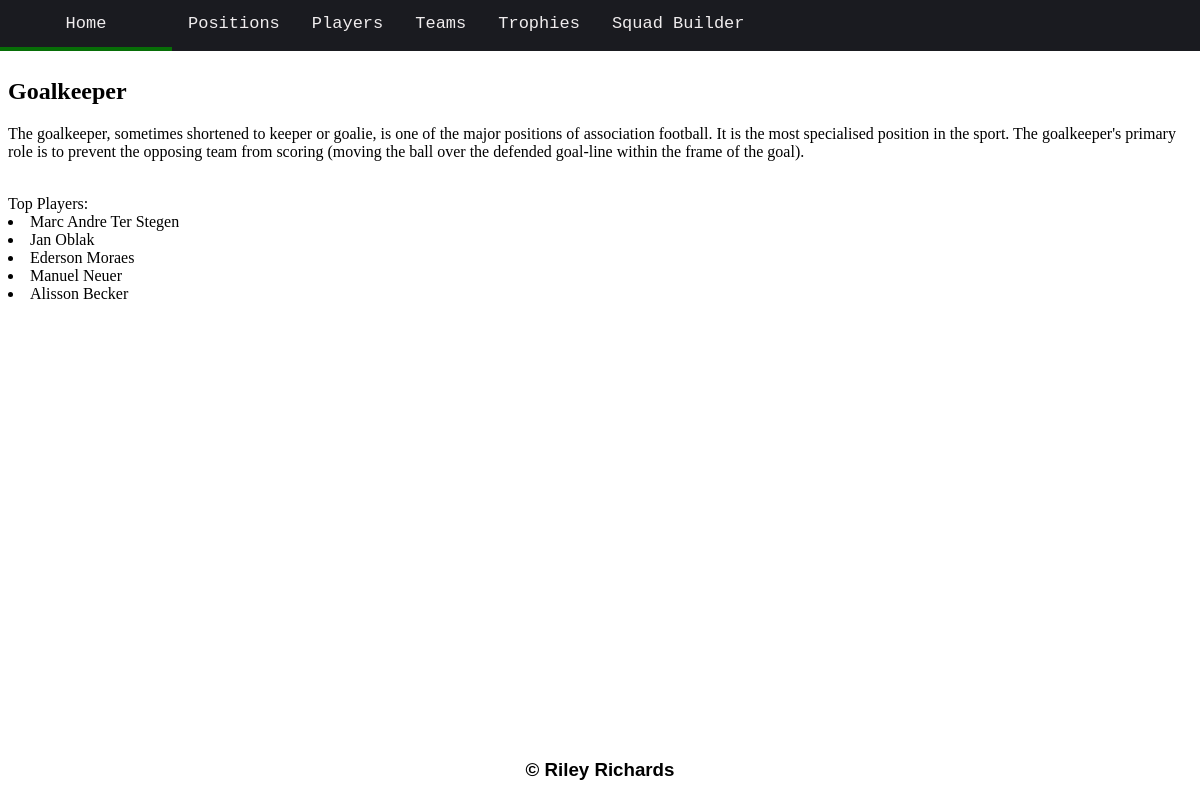
The page /position/1 on the database its author committed.
### tables this page shows
CREATE TABLE Position (id INTEGER PRIMARY KEY AUTOINCREMENT NOT NULL, names STRING, info TEXT, players STRING);

CREATE TABLE Player (id INTEGER PRIMARY KEY AUTOINCREMENT NOT NULL, name STRING, info TEXT, pid INTEGER REFERENCES Position (id), trophies STRING, image STRING, nation STRING);

### main.py (the view)
@app.route("/position/<int:id>")
def postionid(id):
    positionid = do_query('SELECT * FROM Position where id=?;', (id, ),
                          fetchall=False)
    playerp = do_query('SELECT * FROM Player where pid=?;', (id, ),
                       fetchall=True)
    return render_template('positionid.html',
                           positionid=positionid,
                           playerp=playerp,
                           title="position")

### main.py (called while the page is built)
def do_query(query, data=None, fetchall=False):
    conn = sqlite3.connect('football.db')
    cursor = conn.cursor()
    if data is None:
        cursor.execute(query)
    else:
        cursor.execute(query, data)
    results = cursor.fetchall() if fetchall else cursor.fetchone()
    conn.close()
    return results

### templates/positionid.html
{%extends 'layout.html'%}
{% block content %}
<h2> {{positionid[1]}} </h2>
<p>{{positionid[2]}}</p>
<br>
<a>Top Players:</a>
{% for playerp in playerp %}
<li>
    <a href="/player/{{playerp[0]}}">{{playerp[1]}}</a>
</li>
{% endfor %}
{% endblock %}

### static/css/style.css (style rules this page uses)
body { font-family:"Verdana"; background-color: white; padding-top: 50px; }
p { color: black; }
a { list-style-type: none; text-decoration: none; color: black; }

### rows shown on the page
Position: names "Goalkeeper", info "The goalkeeper, sometimes shortened to keeper or goalie, is one of the major positions of association football. It is the most specialised position in the sport. The goalkeeper's primary role is to prevent the opposing team from scoring (moving the ball over the defended goal-line within the frame of the goal)."
Player: name "Marc Andre Ter Stegen"
Player: name "Jan Oblak"
Player: name "Ederson Moraes"
Player: name "Manuel Neuer"
Player: name "Alisson Becker"
